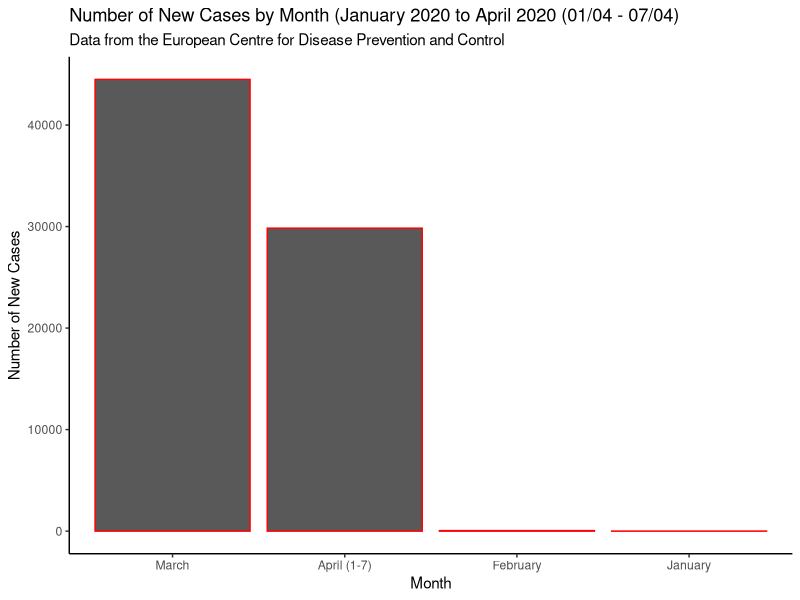
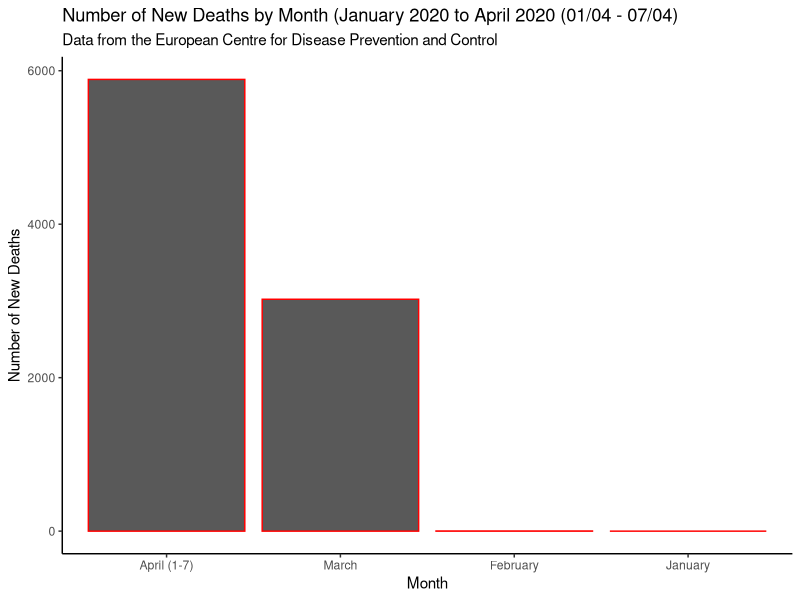

These charts were generated, in order, by the following R code:
## ---- chunk 1
knitr::opts_chunk$set(echo = TRUE)
## ---- chunk 2

library(tidyverse)

covid_19 <- read.csv("COVID-19-geographic-disbtribution-worldwide.csv")

## ---- chunk 3
france_19 <- covid_19 %>% filter(countriesAndTerritories == "France") 
## ---- chunk 4
france_19 <- france_19 %>% mutate(id = row_number())

## ---- chunk 5
france_19 <- france_19 %>% rename(n_new_cases = cases)
## ---- chunk 6
france_19 <- france_19 %>% rename(n_new_deaths = deaths)
## ---- chunk 7
france_19 <- france_19 %>% select(-countriesAndTerritories, -countryterritoryCode)
## ---- chunk 8
france_19 <- france_19 %>% mutate(percentage_new_cases = (n_new_cases/popData2018)*100, percentage_new_deaths = (n_new_deaths/popData2018)*100)
## ---- chunk 9
france_19 <- france_19 %>% mutate(month = recode(month, "1" = "January", "2" = "February", "3" = "March", "4" = "April", "12" = "December"))
## ---- chunk 10
january_summaryFR <- france_19 %>% filter(month == "January") %>% summarise(mean_new_cases_day = mean(n_new_cases), mean_new_deaths_day = mean(n_new_deaths), total_new_cases_month = sum(n_new_cases), total_new_deaths_month = sum(n_new_deaths), percentage_new_cases_month = sum(percentage_new_cases), percentage_new_deaths_month = sum(percentage_new_deaths))
                                                            
## ---- chunk 11
february_summaryFR <- france_19 %>% filter(month == "February") %>% summarise(mean_new_cases_day = mean(n_new_cases), mean_new_deaths_day = mean(n_new_deaths), total_new_cases_month = sum(n_new_cases), total_new_deaths_month = sum(n_new_deaths), percentage_new_cases_month = sum(percentage_new_cases), percentage_new_deaths_month = sum(percentage_new_deaths))
## ---- chunk 12
march_summaryFR <- france_19 %>% filter(month == "March") %>% summarise(mean_new_cases_day = mean(n_new_cases), mean_new_deaths_day = mean(n_new_deaths), total_new_cases_month = sum(n_new_cases), total_new_deaths_month = sum(n_new_deaths),  percentage_new_cases_month = sum(percentage_new_cases), percentage_new_deaths_month = sum(percentage_new_deaths))
## ---- chunk 13
first_week_april_summaryFR <- france_19 %>% filter(month == "April") %>% summarise(mean_new_cases_day = mean(n_new_cases), mean_new_deaths_day = mean(n_new_deaths), total_new_cases_month = sum(n_new_cases), total_new_deaths_month = sum(n_new_deaths), percentage_new_cases_month = sum(percentage_new_cases), percentage_new_deaths_month = sum(percentage_new_deaths))
## ---- chunk 14
summary_monthsFR <- bind_rows(january_summaryFR, february_summaryFR, march_summaryFR, first_week_april_summaryFR)
## ---- chunk 15
summary_monthsFR <- summary_monthsFR %>% mutate(month = c("January", "February", "March", "April (1-7)"))
## ---- chunk 16
ggplot(summary_monthsFR, aes(x = reorder(month, -total_new_cases_month), y = total_new_cases_month))+ 
  geom_bar(stat = "identity", color = "red")+
  theme_classic()+
  labs(x ="Month", y ="Number of New Cases", title ="Number of New Cases by Month (January 2020 to April 2020 (01/04 - 07/04)", subtitle = "Data from the European Centre for Disease Prevention and Control ")
         
## ---- chunk 17
ggplot(summary_monthsFR, aes(x = reorder(month, -total_new_deaths_month), y = total_new_deaths_month))+ 
  geom_bar(stat = "identity", color = "red")+
  theme_classic()+
  labs(x ="Month", y ="Number of New Deaths", title ="Number of New Deaths by Month (January 2020 to April 2020 (01/04 - 07/04)", subtitle = "Data from the European Centre for Disease Prevention and Control ")

